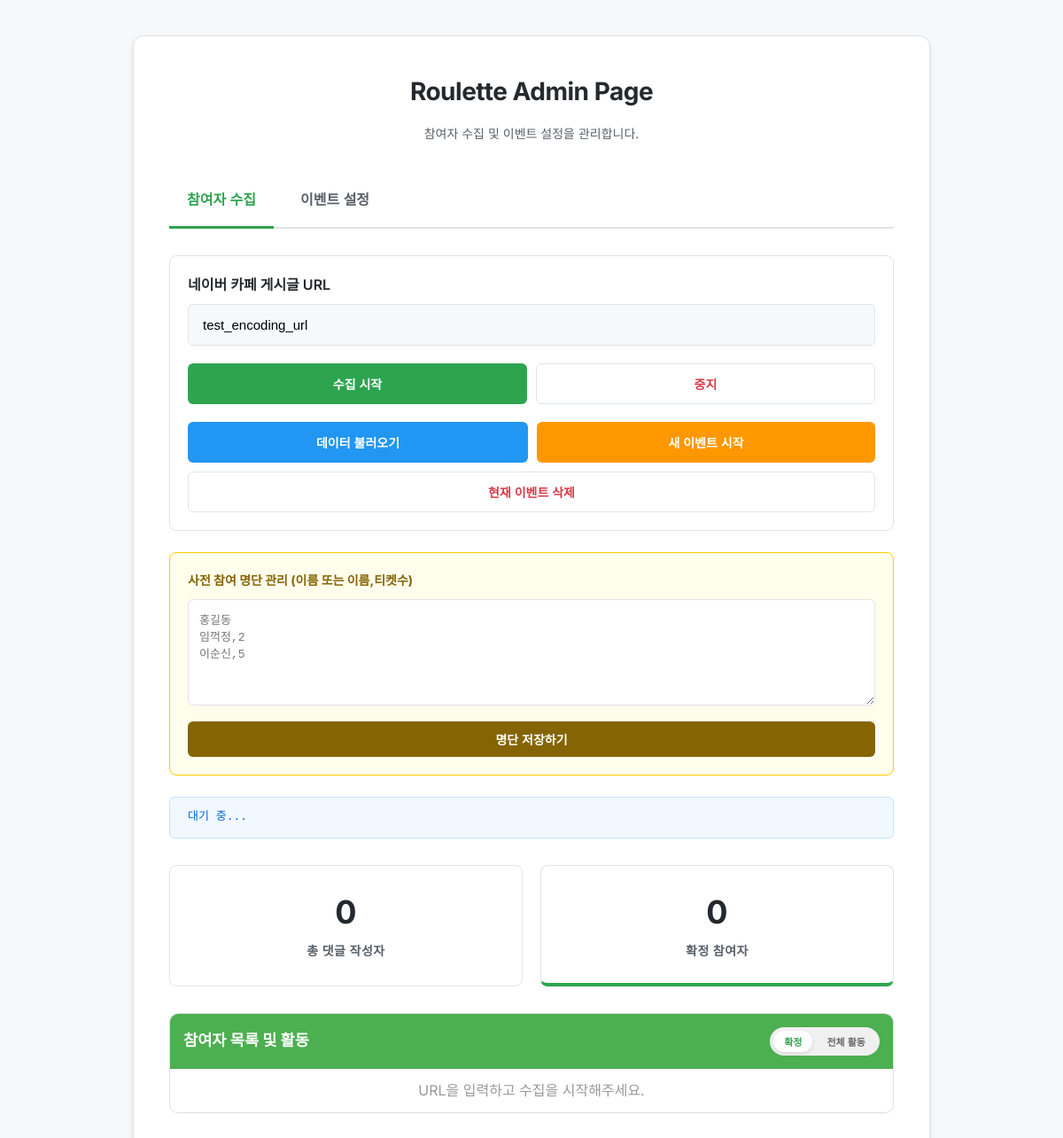
/monitor_page, run on an earlier commit of the app's database.
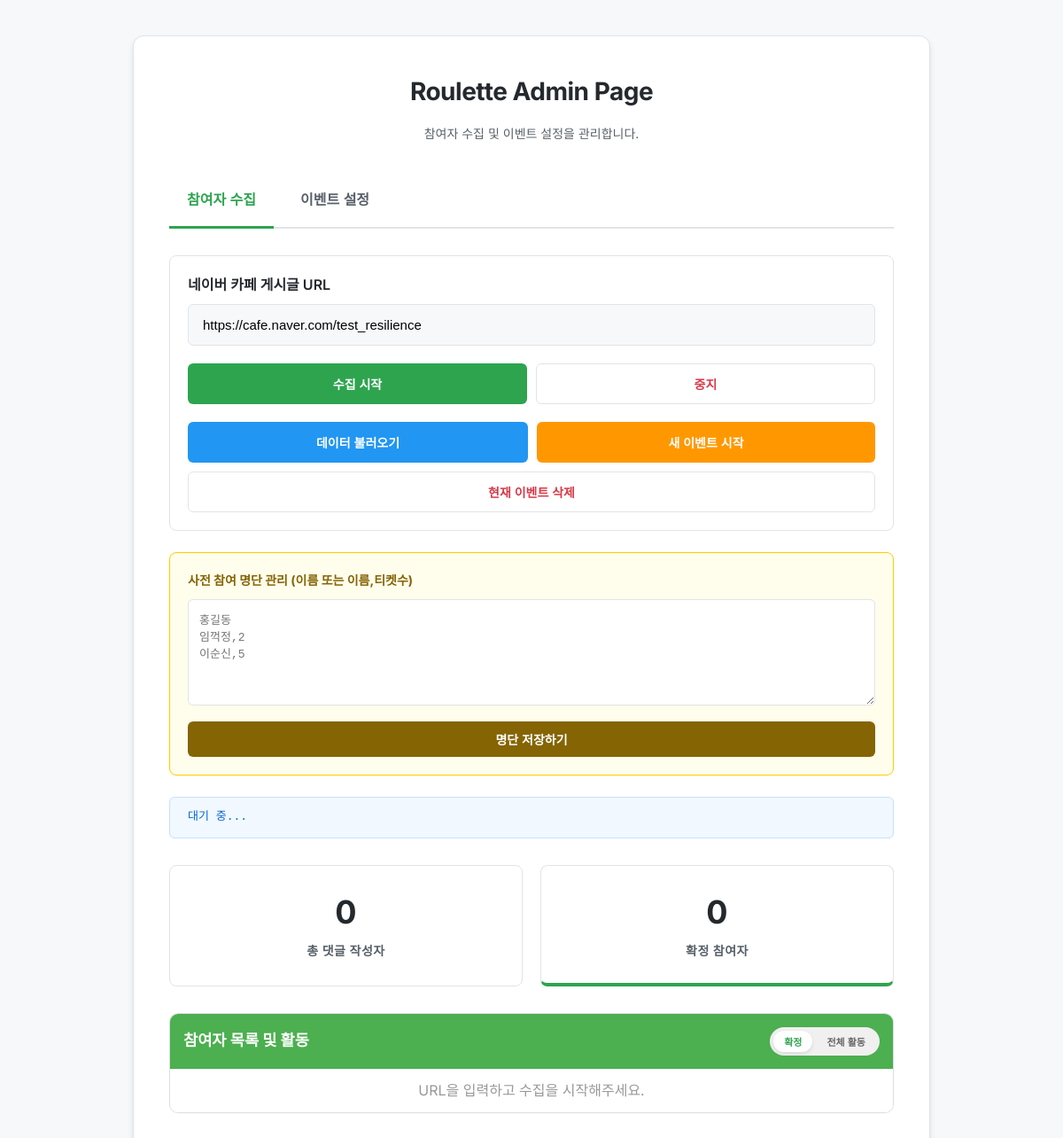
And on a later commit of the database.
### tables this page shows
CREATE TABLE posts (
                    url TEXT PRIMARY KEY,
                    last_comment_id TEXT,
                    updated_at TIMESTAMP DEFAULT CURRENT_TIMESTAMP
                , title TEXT, prizes TEXT, winners TEXT, allow_duplicates BOOLEAN DEFAULT 1, is_active BOOLEAN DEFAULT 0, allowed_list TEXT, memo TEXT);

### monitor_view.py (the view)
@monitor_bp.route('/monitor_page')
def monitor_page():
    try:
        current_url = db.get_active_url() or ''
    except:
        current_url = ''
    return render_template('monitor.html', current_url=current_url)

### comment_dart.py (called while the page is built)
@app.after_request
def add_header(response):
    response.headers['Cache-Control'] = 'no-cache, no-store, must-revalidate'
    response.headers['Pragma'] = 'no-cache'
    response.headers['Expires'] = '0'
    return response

### standalone_comment_monitor/db_handler.py (called while the page is built, shortened)
    def _get_connection(self):
        return sqlite3.connect(self.db_path)

    def get_active_url(self) -> str:
        with self._get_connection() as conn:
            cursor = conn.cursor()
            cursor.execute("SELECT url FROM posts WHERE is_active = 1 LIMIT 1")
            row = cursor.fetchone()
            if row: return row[0]
            cursor.execute("SELECT url FROM posts ORDER BY updated_at DESC LIMIT 1")
            row = cursor.fetchone()
            return row[0] if row else None

### templates/monitor.html (shortened to what this page needs)
<!DOCTYPE html>
<html lang="ko">
<head>
</head>
<body>
    <div class="container">
        <header>
            <h1>Roulette Admin Page</h1>
            <p class="subtitle">참여자 수집 및 이벤트 설정을 관리합니다.</p>
        </header>
        <div class="tab-nav">
            <button class="tab-button active" onclick="openTab(event, 'tab-collection')">참여자 수집</button>
            <button class="tab-button" onclick="openTab(event, 'tab-settings')">이벤트 설정</button>
        </div>
        <div id="tab-collection" class="tab-content active">
            <div class="input-section">
                <div class="form-group">
                    <label for="url">네이버 카페 게시글 URL</label>
                    <input type="text" id="url" placeholder="https://cafe.naver.com/..." value="{{ current_url }}">
                </div>
                <div class="btn-grid">
                    <button onclick="startMonitoring()" id="startBtn" class="btn-main">수집 시작</button>
                    <button onclick="stopMonitoringUI()" id="stopBtn" disabled class="btn-danger">중지</button>
                </div>
                <div class="button-group">
                    <button onclick="toggleHistory()" class="btn-blue" style="background-color: #2196F3;">데이터
                        불러오기</button>
                    <button onclick="newEvent()" class="btn-outline"
                        style="background-color: #FF9800; color: white; border: none;">새 이벤트 시작</button>
                </div>
                <div style="margin-top: 10px;">
                    <button onclick="deleteEvent()" class="btn-outline"
                        style="width: 100%; color: var(--danger-color);">현재 이벤트 삭제</button>
                </div>
            </div>
            <div class="whitelist-section">
                <h4>사전 참여 명단 관리 (이름 또는 이름,티켓수)</h4>
                <textarea id="whitelist-input" placeholder="홍길동&#10;임꺽정,2&#10;이순신,5"></textarea>
                <button onclick="saveAllowedList()" class="btn-blue"
                    style="width: 100%; height: 40px; background-color: #856404; border: none; color: white;">명단
                    저장하기</button>
            </div>
            <div id="status">대기 중...</div>
            <div class="stats-grid">
                <div class="stat-card">
                    <h3 id="total-count">0</h3>
                    <p>총 댓글 작성자</p>
                </div>
                <div class="stat-card active">
                    <h3 id="participant-count">0</h3>
                    <p>확정 참여자</p>
                </div>
            </div>
            <div class="participants-list">
                <div class="list-header" style="display: flex; justify-content: space-between; align-items: center;">
                    <span>참여자 목록 및 활동</span>
                    <div class="view-toggle"
                        style="background: #f0f0f0; padding: 4px; border-radius: 20px; display: flex; gap: 4px;">
                        <button onclick="setViewMode('confirmed')" id="mode-confirmed" class="active-mode"
                            style="border: none; padding: 4px 12px; border-radius: 16px; font-size: 11px; cursor: pointer;">확정</button>
                        <button onclick="setViewMode('all')" id="mode-all"
                            style="border: none; background: transparent; padding: 4px 12px; border-radius: 16px; font-size: 11px; cursor: pointer; color: #666;">전체
                            활동</button>
                    </div>
                </div>
                <div id="list-content">
                    <div style="justify-content: center; color: #999;">URL을 입력하고 수집을 시작해주세요.</div>
                </div>
            </div>
        </div>
    </div>
</body>
</html>

What changed in the data, as far as the page shows it:
no longer on this page (row unchanged): posts: url "test_encoding_url"
added posts: url "https://cafe.naver.com/test_resilience"
